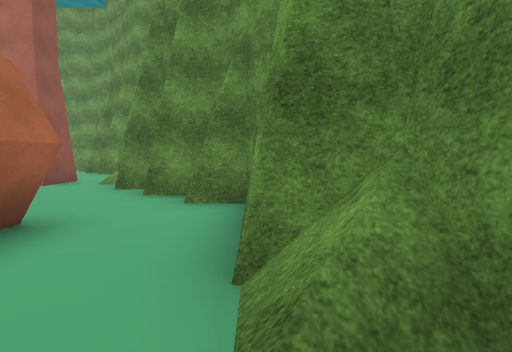
View 1 (above)

24 first-person views from a walk through a scene from a Unity 3-D project. The camera is 1.5 m above the floor, tilts 4° down and sees 80° across. The floor is counted in squares, 2 m on a side. Each view is taken from the middle of a square. On the plan, view 1 faces up. The plan holds only what a view shows up to about 10 squares ahead; the rest is blank. The place goes on beyond the plan. The player character is not drawn. Some surface patterns are stand-ins.

View 2
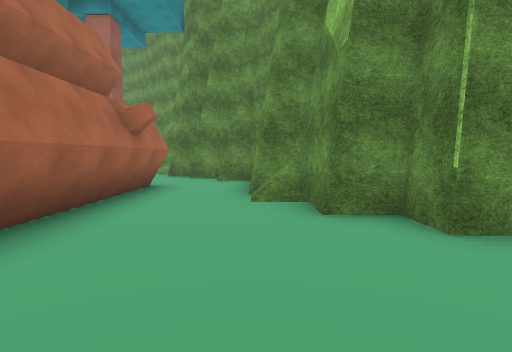

View 3
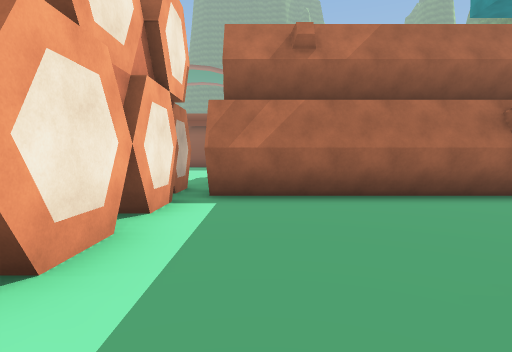

View 4
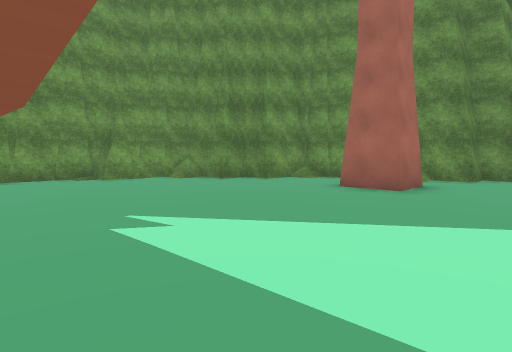

View 5
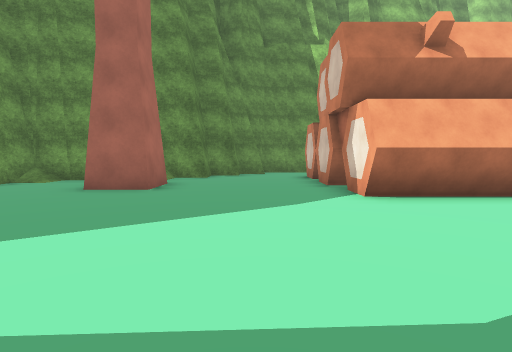

View 6
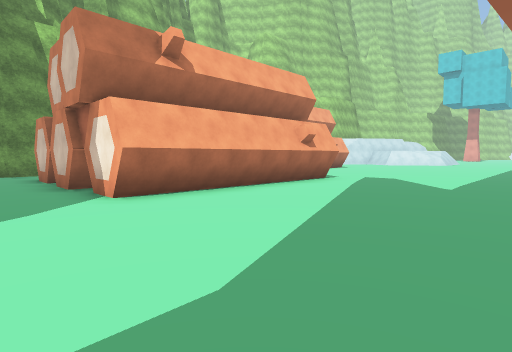

View 7
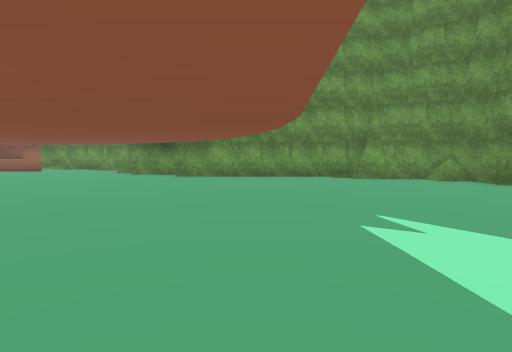

View 8
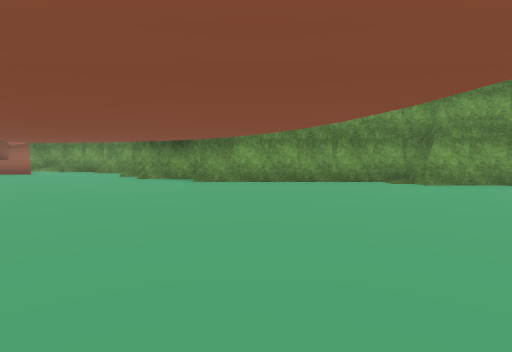

View 9
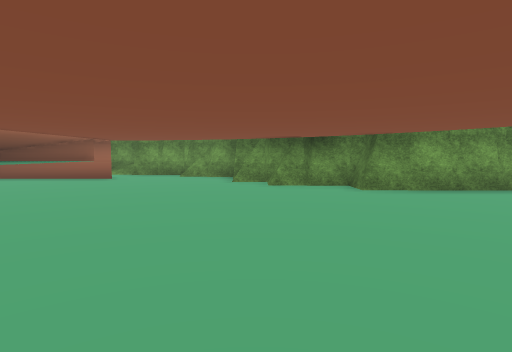

View 10
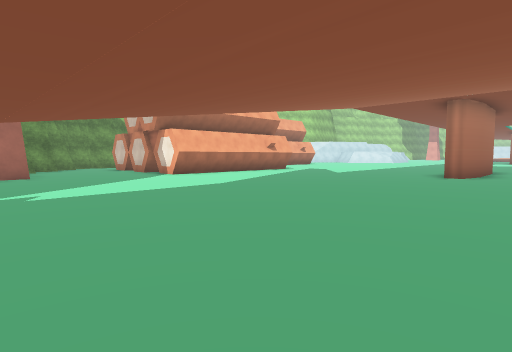

View 11
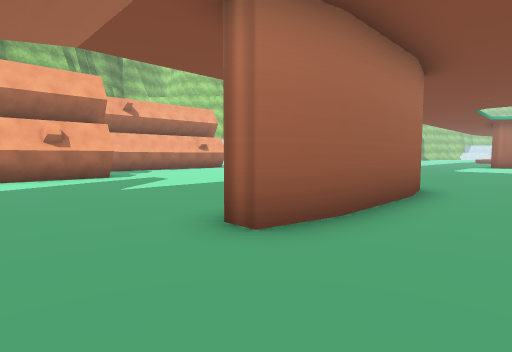

View 12
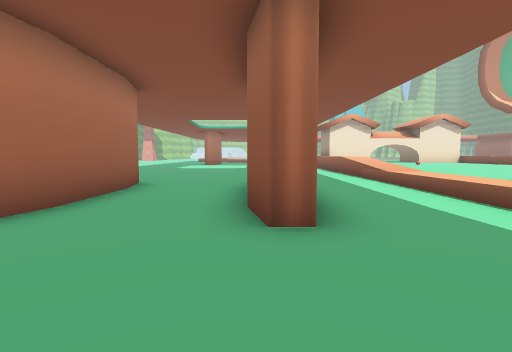

View 13
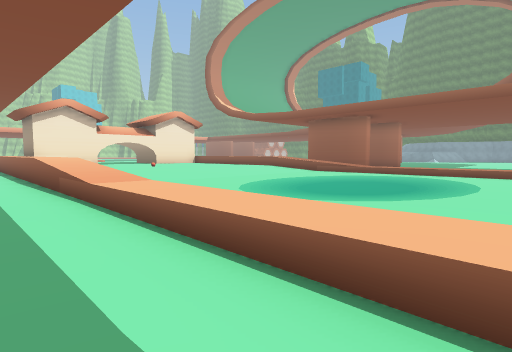

View 14
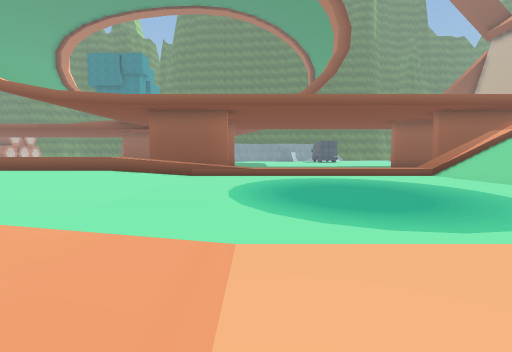

View 15
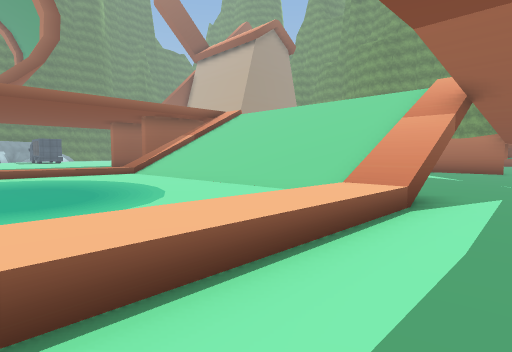

View 16
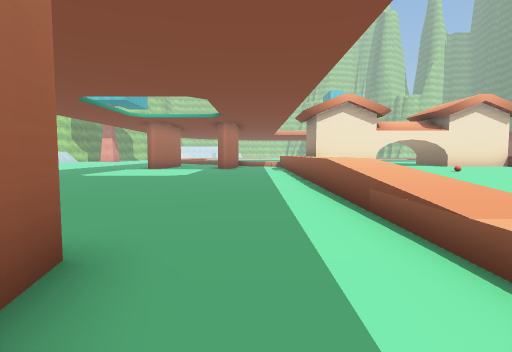

View 17
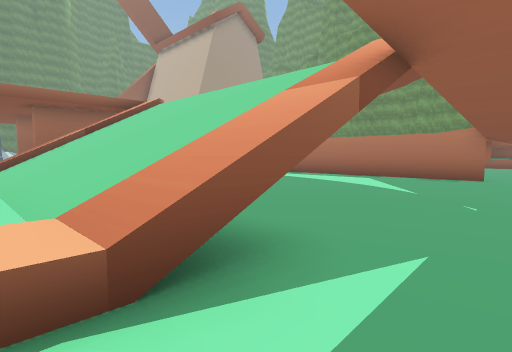

View 18
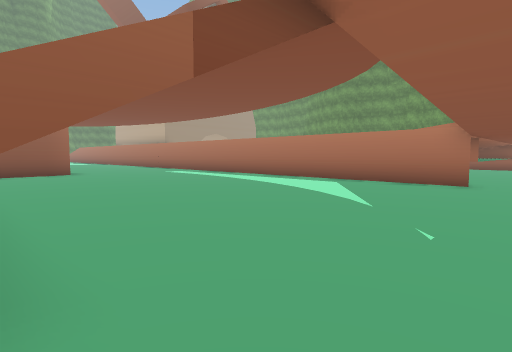

View 19
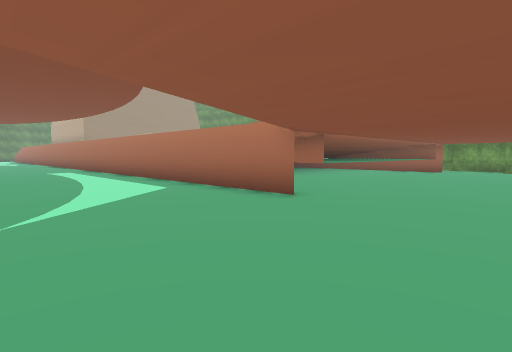

View 20
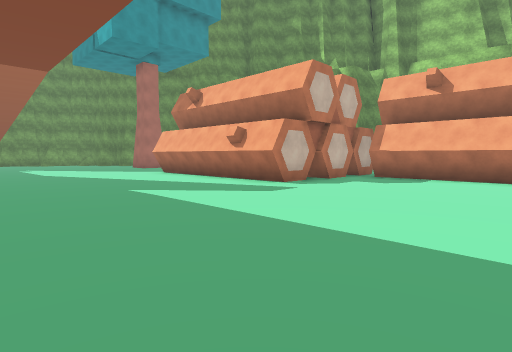

View 21
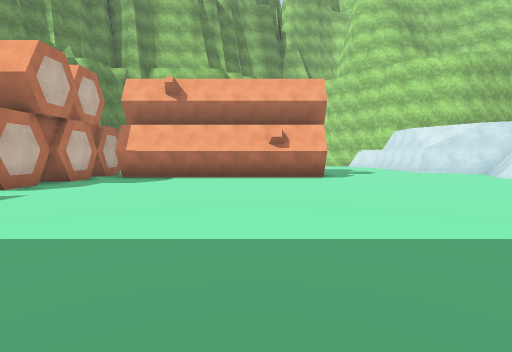

View 22
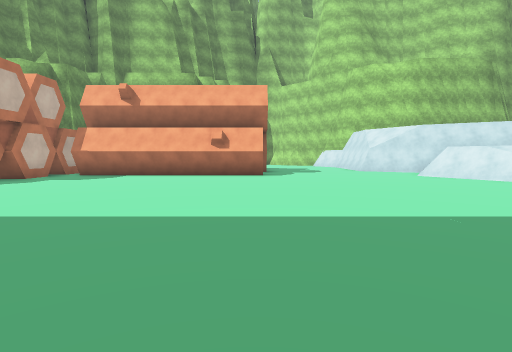

View 23
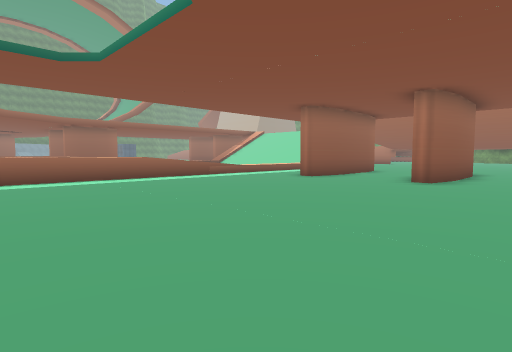

View 24
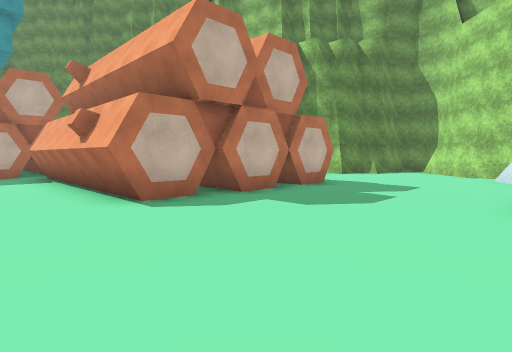

### Floor plan
Key: @ floor where view 1 was taken; # wall or solid block; . floor; / step, stairs or slope; = window, fence, low wall or low ledge; ^ raised ledge; O other object.
Columns run from 31 left of view 1 to 6 right of it. Each row starts with its distance up from view 1.
 19       ###....
 18      ==......##
 17       // .....###
 16          .......######
 15          ............####
 14          ...............#
 13          ...............##
 12          ................###
 11          ..................#
 10          ..................#
  9   #====##................O.##
  8   .......................#..#
  7  ........................O..##
  6 .............................##
  5 ..............................##
  4 ...............................#
  3 ...........   .........#######.#
  2 ...........   .........#     #.##
  1 ........... . .........#     #./#
  0 #########..............#     #.@##
 -1 ^^^^^^^^^..............#    ##...##
 -2 ^^^^^^^ ^..............#    ##....
 -3 ^^^^^^^ ^..##..##......###  ##.....
 -4 ^^^^^^^ ^..  ..##........#####....
 -5 ^^^^^^^^^..  ..##..........######
 -6 ^^^^^^^^^..  ..##..........#
 -7 ^^^^^^^^^...#..#...........#
 -8 ^^^^^^^^^..................#
 -9 ^^^^^^^ ^..................#
-10 ^^^^^^^ ^..................###
-11 ^^^^^^^ ^..................######..
-12 ^^^^^^^ ^...........................
-13 ^^^^^^  ^............................
-14 ^^ ^O^  ^............................#
-15 ^ ^^^   ^.......... ...............###
-16              ......   ........

Where each view was taken, in squares from view 1:
view 1: 0 up, 0 right, facing up
view 2: 4 down, 0 right, facing up
view 3: 3 down, 3 right, facing left
view 4: 5 up, 13 left, facing up-right
view 5: 5 up, 13 left, facing right
view 6: 5 up, 13 left, facing down-right
view 7: 5 up, 13 left, facing up
view 8: 7 up, 14 left, facing up
view 9: 9 up, 18 left, facing up
view 10: 9 up, 18 left, facing down-right
view 11: 0 up, 18 left, facing down-right
view 12: 1 up, 19 left, facing down
view 13: 2 down, 21 left, facing down-left
view 14: 7 down, 22 left, facing left
view 15: 6 down, 21 left, facing up-left
view 16: 5 down, 21 left, facing down
view 17: 2 down, 21 left, facing up-left
view 18: 0 up, 21 left, facing up-left
view 19: 4 up, 19 left, facing up-left
view 20: 9 down, 14 left, facing up-right
view 21: 9 down, 14 left, facing right
view 22: 11 down, 15 left, facing right
view 23: 16 down, 13 left, facing up-left
view 24: 16 down, 6 left, facing up-right
